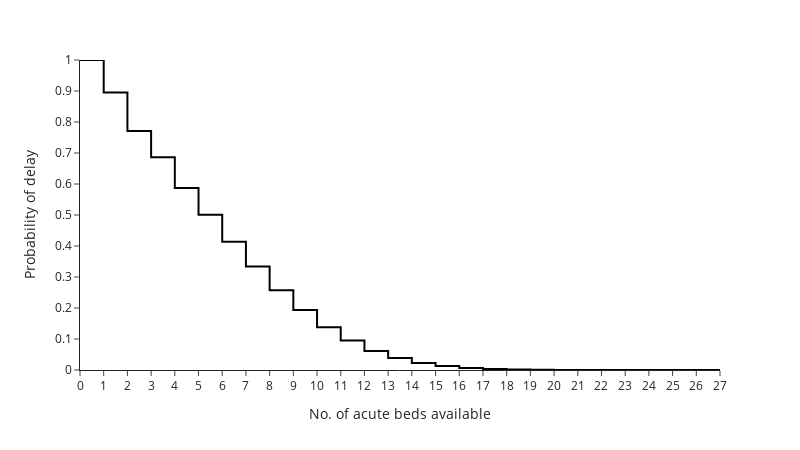
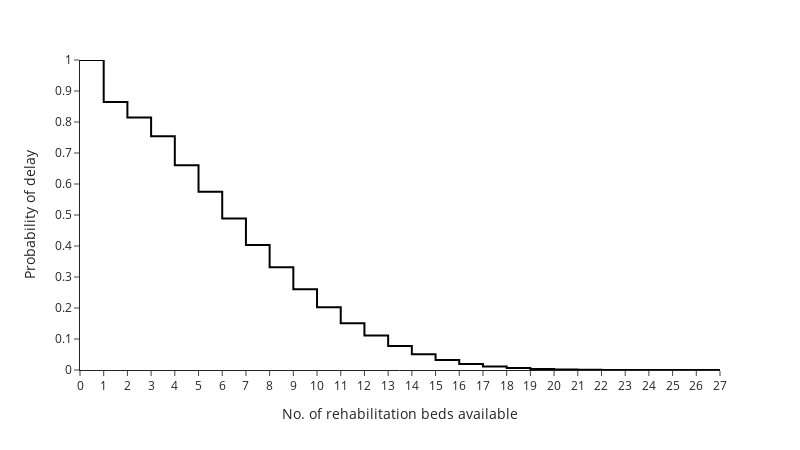

Source (notebook cell) for these figures, in order:
### Code cell
plot_delay_prob(base_overall["asu"], unit="asu", file="delay_prob_asu.png")
plot_delay_prob(base_overall["rehab"], unit="rehab",
                file="delay_prob_rehab.png")

### Figure 1 — Plotly figure (JSON) as saved in the notebook; plotly's stock layout.template omitted (floating-point values rounded to 4 significant figures)
{"data": [{"hovertemplate": "beds=%{x}<br>prob_delay=%{y}<extra></extra>", "legendgroup": "", "line": {"color": "black", "dash": "solid", "shape": "hv"}, "marker": {"symbol": "circle"}, "mode": "lines", "name": "", "orientation": "v", "showlegend": false, "type": "scatter", "x": [0, 1, 2, 3, 4, 5, 6, 7, 8, 9, 10, 11, 12, 13, 14, 15, 16, 17, 18, 19, 20, 21, 22, 23, 24, 25, 26, 27], "xaxis": "x", "y": [1.0, 0.8948, 0.7708, 0.6865, 0.587, 0.5008, 0.4137, 0.3341, 0.2569, 0.1932, 0.1382, 0.09488, 0.06144, 0.03851, 0.02235, 0.01266, 0.006438, 0.003322, 0.001547, 0.0006432, 0.0002594, 0.0001315, 4.749e-05, 1.461e-05, 7.306e-06, 3.653e-06, 0.0, 3.653e-06], "yaxis": "y"}], "layout": {"height": 450, "legend": {"tracegroupgap": 0}, "margin": {"t": 60}, "width": 800, "xaxis": {"anchor": "y", "domain": [0, 1], "dtick": 1, "title": {"text": "No. of acute beds available"}}, "yaxis": {"anchor": "x", "domain": [0, 1], "dtick": 0.1, "range": [0, 1], "title": {"text": "Probability of delay"}}}}

### Figure 2 — Plotly figure (JSON) as saved in the notebook; plotly's stock layout.template omitted (floating-point values rounded to 4 significant figures)
{"data": [{"hovertemplate": "beds=%{x}<br>prob_delay=%{y}<extra></extra>", "legendgroup": "", "line": {"color": "black", "dash": "solid", "shape": "hv"}, "marker": {"symbol": "circle"}, "mode": "lines", "name": "", "orientation": "v", "showlegend": false, "type": "scatter", "x": [0, 1, 2, 3, 4, 5, 6, 7, 8, 9, 10, 11, 12, 13, 14, 15, 16, 17, 18, 19, 20, 21, 22, 23, 24, 25, 26, 27], "xaxis": "x", "y": [1.0, 0.8647, 0.8142, 0.7543, 0.6601, 0.5747, 0.489, 0.4035, 0.3312, 0.2605, 0.2027, 0.1507, 0.1111, 0.07752, 0.05106, 0.03238, 0.01942, 0.01119, 0.006143, 0.003121, 0.001372, 0.0006799, 0.0003617, 0.000179, 6.21e-05, 1.827e-05, 1.826e-05, 3.653e-06], "yaxis": "y"}], "layout": {"height": 450, "legend": {"tracegroupgap": 0}, "margin": {"t": 60}, "width": 800, "xaxis": {"anchor": "y", "domain": [0, 1], "dtick": 1, "title": {"text": "No. of rehabilitation beds available"}}, "yaxis": {"anchor": "x", "domain": [0, 1], "dtick": 0.1, "range": [0, 1], "title": {"text": "Probability of delay"}}}}
